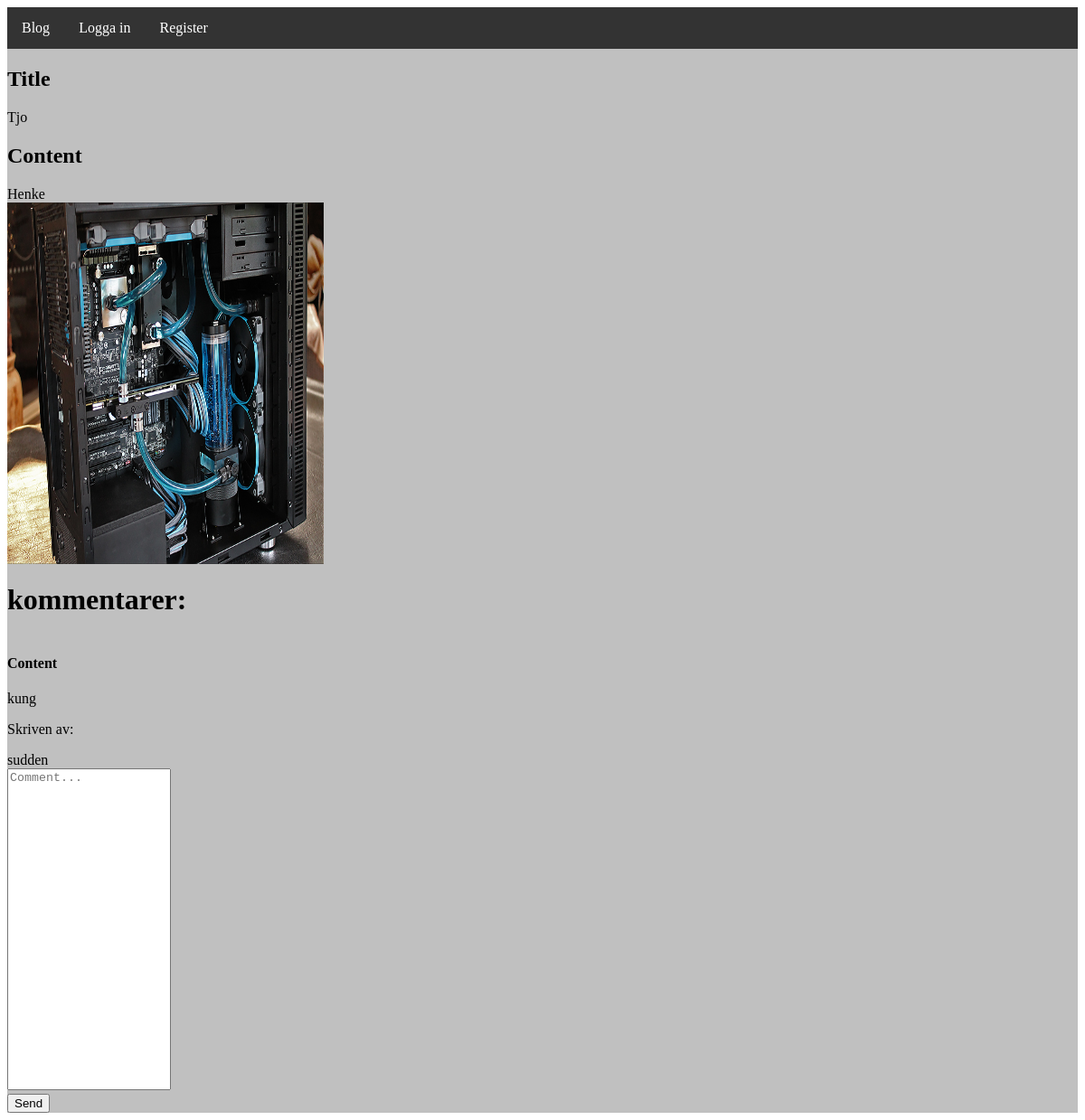
/post.php?ID=1291, run on the app's committed database.
### tables this page shows
CREATE TABLE `blogposts` (
  `ID` int(11) NOT NULL,
  `Title` text,
  `Content` text
);

CREATE TABLE `path` (
  `postId` int(11) NOT NULL,
  `path` varchar(255) NOT NULL
);

CREATE TABLE `comments` (
  `ID` int(11) NOT NULL,
  `blogpost_Id` int(11) DEFAULT NULL,
  `Name` text,
  `Content` text
);

CREATE TABLE `users` (
  `id` int(11) NOT NULL,
  `username` varchar(255) NOT NULL,
  `password` varchar(255) NOT NULL
);

### post.php (the view, shortened to what this page needs)
<?php
include("includes/partials/header.php");
?>
<?php
$id = $_GET['ID'];
$SQL = "SELECT * FROM blogposts WHERE ID = $id";
$blogposts = $mysqli->query($SQL);
while ($blogpost = mysqli_fetch_array($blogposts)){
    ?>
   <h2>Title</h2>
   <?php
    echo $blogpost['Title'];
    ?>
    <h2> Content </h2>
    <?php
   echo $blogpost['Content'];
   ?>
    <?php
        $id = $blogpost["ID"];
        $SQL = "SELECT * FROM path WHERE postId = $id";
        $paths = $mysqli->query($SQL);
        while ($path = mysqli_fetch_array($paths)){
            ?>
            <img src="<?php echo $path["path"] ?>" />
            <?php
         }
        ?>
   <h1> kommentarer: </h1>
   <?php
    $SQL = "SELECT * FROM comments WHERE blogpost_Id = $_GET[ID]";
    $comments = $mysqli->query($SQL);
    while ($comment = mysqli_fetch_array($comments)) {
        ?>
        <h4> Content </h4>
        <?php
        echo $comment['Content'];
        ?>
        <p>Skriven av:</p>
        <?php
            $SQL4 = "SELECT * FROM users WHERE id = $comment[Name]";
            $userRow = $mysqli->query($SQL4);
            $userName = mysqli_fetch_assoc($userRow);
            $userPrint = $userName['username'];
            echo $userPrint;
        ?>
        <?php
    }
   ?>
   <form action="post.php?ID=<?php echo $_GET['ID'] ?>" method="post">
  <textarea type="text" name="comment" placeholder="Comment..."></textarea>
  <input type="submit" name="commented" value="Send"/>
</form>
<?php
}
?>
<?php
include("includes/partials/footer.php")
?>

### style.css (style rules this page uses)
h1 { display:block; }
input { display:block; }
textarea { height: 350px; resize: none; }
img { height:400px; width:350px; }

### data on the page
blogposts: Title "Tjo", Content "Henke"
path: path (picture)
comments: Content "kung", users.username "sudden"
